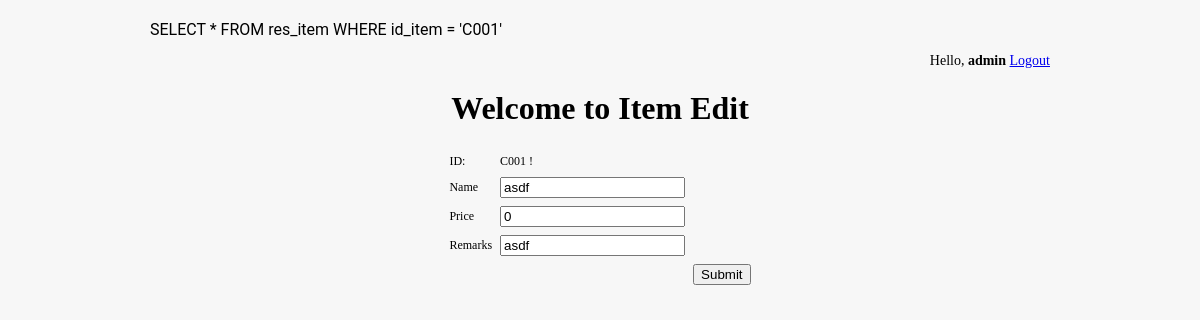
The page /food_list_edit.php?ids=C001 (signed in) on the database its author committed.
### tables this page shows
CREATE TABLE IF NOT EXISTS `res_item` (
  `id_item` varchar(10) NOT NULL,
  `item_name` varchar(20) NOT NULL,
  `price` int(20) NOT NULL,
  `remarks` varchar(20) NOT NULL
);

### food_list_edit.php (the view, shortened to what this page needs)
<html>
<head>
<link rel="stylesheet" href="css/style.css" media="screen" type="text/css" />
<?php
$nomor=$_GET['ids'];
?>
</head>
<?php
if ($_SESSION['level'] == 'admin') {
$sql="SELECT * FROM res_item WHERE id_item = '$nomor' ";
$result=mysql_query($sql);
$data=mysql_fetch_array($result);
?>
<body>
<div align="center" style=" font-family:Tahoma;">
<p align=right style=" font-size:14px; ">Hello, <b><?php echo $_SESSION['id']; ?></b>
 <a href="logout.php">Logout</a></p>
<h1> Welcome to Item Edit</h1>
<table border = 0 cellpadding="3" cellspacing"2" style=" font-family:Tahoma; font-size:12px; ">
<tr style = "color:black">
<td><p>ID: </p></td><td><p><?php echo $data['id_item']; ?> !</p></td>
</tr>
<tr>
<td><p>Name</p></td>
<td><input type="text" id="item_name" value="<?php echo $data['item_name']; ?>"></td>
</tr>
<tr>
<td><p>Price</p></td>
<td><input type="text" id="price" value="<?php echo (int)substr($data['price'],4); ?>"></td>
</tr>
<tr>
<td><p>Remarks</p></td>
<td><input type="text" id="remarks" value="<?php echo $data['remarks']; ?>"></td>
</tr>
<tr>
<td></td><td></td><td><input type="button" id="button" value="Submit" onClick = "addData()"></td>
</tr>
</table>
<?php
} else {
?>
<center><p>Unauthorized User!</p></center>
<?php
echo ("<META HTTP-EQUIV=Refresh CONTENT=\"2;URL=login.php\">");
}
?>
</div>
</body>
</html>

### css/style.css (style rules this page uses)
body { background: url no-repeat center center fixed; -webkit-background-size: cover; -moz-background-size: cover; -o-background-size: cover; background-size: cover; font-family: 'Roboto', sans-serif; }
body { padding: 20px; width: 900px; background-color: #F7F7F7; margin: 0 auto; }

### rows shown on the page
res_item: id_item "C001", item_name "asdf", price "0", remarks "asdf"

### other values the page prints
$_SESSION['id'] "admin"
